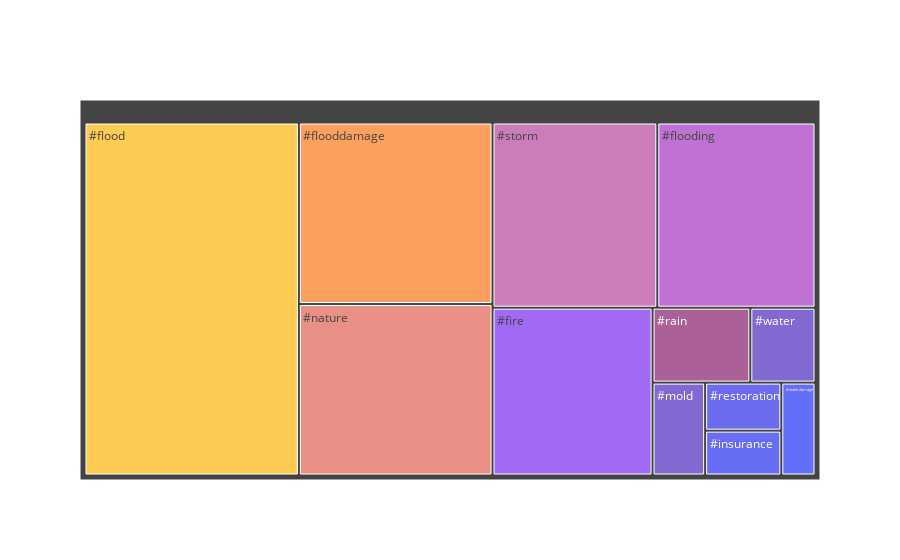

Source (notebook cell):
### Code cell
values = ["310", "120", "13", "14", "15", "20", "30", "110", "20", "136", "144", "125"]
labels = ["#flood", "#flooding", "#waterdamage", "#insurance", "#restoration", "#water", "#rain", "#fire", "#mold", "#nature", "#flooddamage", "#storm"]
parents = ["", "", "", "", "", "", "", "", "", "", "", ""]

fig = go.Figure(go.Treemap(
    labels=labels,
    values=values,
    parents=parents,
    marker_colorscale=px.colors.qualitative.Plotly,
    hovertemplate='<b>%{label} </b> <br> occurrences: %{value}<extra></extra>',
    pathbar={"visible": False},
))

fig.show()

### Figure 1 — Plotly figure (JSON) as saved in the notebook; plotly's stock layout.template omitted (floating-point values rounded to 4 significant figures)
{"data": [{"hovertemplate": "<b>%{label} </b> <br> occurrences: %{value}<extra></extra>", "labels": ["#flood", "#flooding", "#waterdamage", "#insurance", "#restoration", "#water", "#rain", "#fire", "#mold", "#nature", "#flooddamage", "#storm"], "marker": {"colorscale": [[0, "#636EFA"], [0.1111, "#EF553B"], [0.2222, "#00CC96"], [0.3333, "#AB63FA"], [0.4444, "#FFA15A"], [0.5556, "#19D3F3"], [0.6667, "#FF6692"], [0.7778, "#B6E880"], [0.8889, "#FF97FF"], [1, "#FECB52"]]}, "parents": ["", "", "", "", "", "", "", "", "", "", "", ""], "pathbar": {"visible": false}, "type": "treemap", "values": ["310", "120", "13", "14", "15", "20", "30", "110", "20", "136", "144", "125"]}], "layout": {}}
